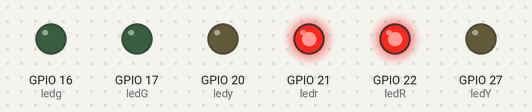
Bench run of a program on a simulated Raspberry Pi (BCM pin numbers). On the bench: output pins drawn as LEDs (lit = HIGH).

Above: at 0.2 s.
At 3.5 s:
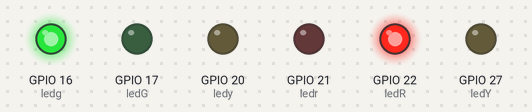
At 5.7 s:
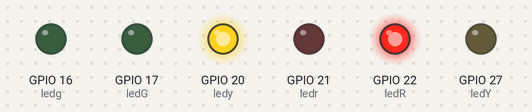
At 9.2 s:
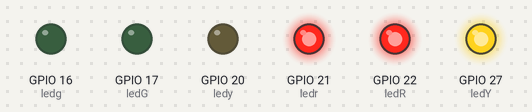
At 13.7 s:
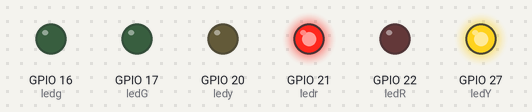
At 17.7 s:
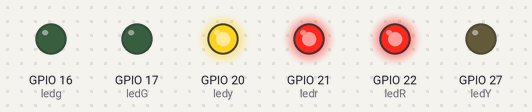
Timing chart, 0 to 19.0 s (numbered marks = the images above):
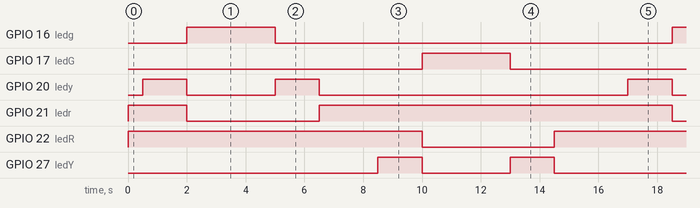

Measured:
- by itself, GPIO 16 (ledg), GPIO 17 (ledG): alternates HIGH for 3.0 s and LOW for 13.5 s
- by itself, GPIO 20 (ledy): repeats every 16.5 s: LOW 3.0 s, HIGH 1.5 s, LOW 10.5 s, HIGH 1.5 s
- by itself, GPIO 21 (ledr): repeats every 16.5 s: LOW 4.5 s, HIGH 12.0 s
- by itself, GPIO 22 (ledR): goes HIGH 10.0 s, LOW 4.5 s, HIGH 12.0 s, LOW 4.5 s, then HIGH
- by itself, GPIO 27 (ledY): LOW → HIGH at 8.5 s, → LOW 1.5 s later, → HIGH 3.0 s later, → LOW 1.5 s later, … (8 changes in this stretch)

The program:

Lyskryds.py
```python
from gpiozero import LED
from time import sleep

ledg = LED(16)
ledy = LED(20)
ledr = LED(21)
ledG = LED(17)
ledY = LED(27)
ledR = LED(22)

delay1 = 0.5 #Start tid inden lyskrydset begynder og kører.
delay2 = 1.5 #Bestemmer hvor lang tid der skal være gult.
delay3 = 3.0 #Bestemmer hvor lang tid der skal være grønt.
delay4 = 2.0 #Bestemmer hvor lang tid der skal gå inden den anden "lyskegle" skal begynde.

while True:
    ledr.on()
    ledR.on()
    sleep(delay1)

    ledy.on()
    sleep(delay2)
    ledr.off()
    ledy.off()
    ledg.on()
    sleep(delay3)
    ledg.off()
    ledy.on()
    sleep(delay2)
    ledy.off()
    ledr.on()
    sleep(delay4)

    ledY.on()
    sleep(delay2)
    ledR.off()
    ledY.off()
    ledG.on()
    sleep(delay3)
    ledG.off()
    ledY.on()
    sleep(delay2)
    ledY.off()
    ledR.on()
    sleep(delay4)
    
```
